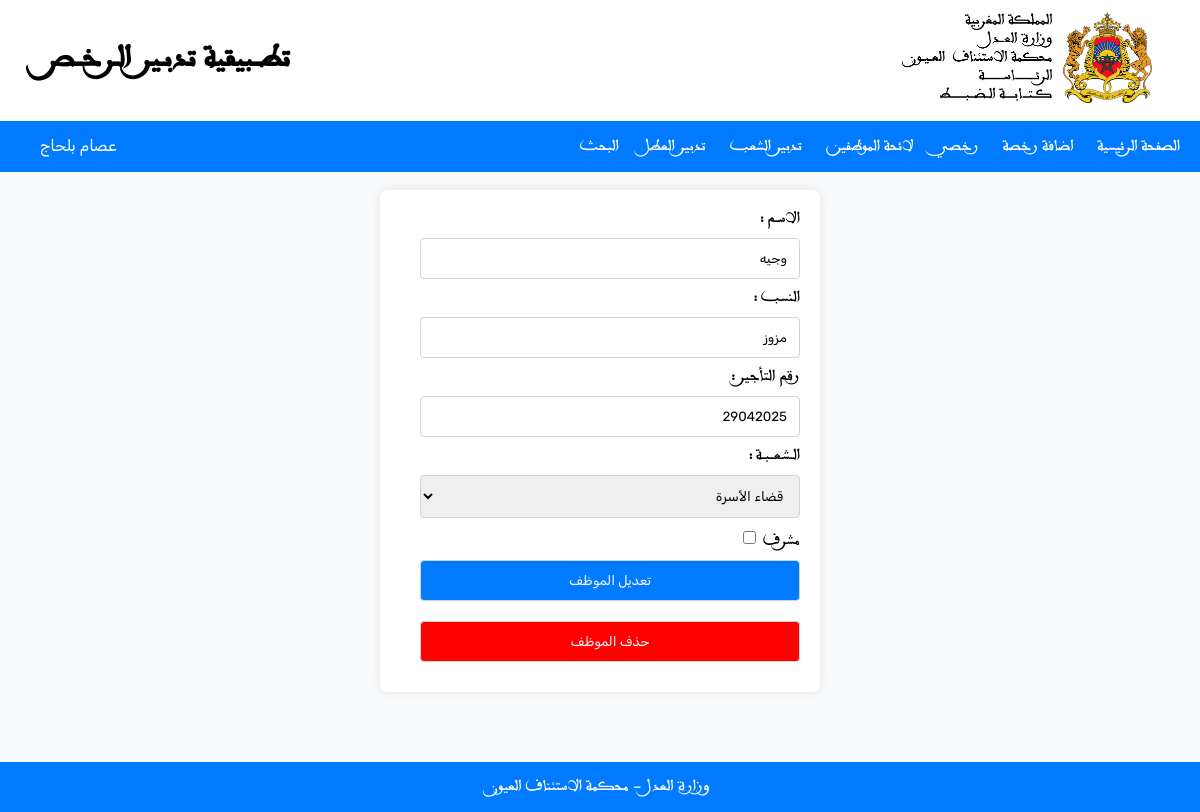
/edit_employee/8 (signed in), run on an earlier commit of the app's database.
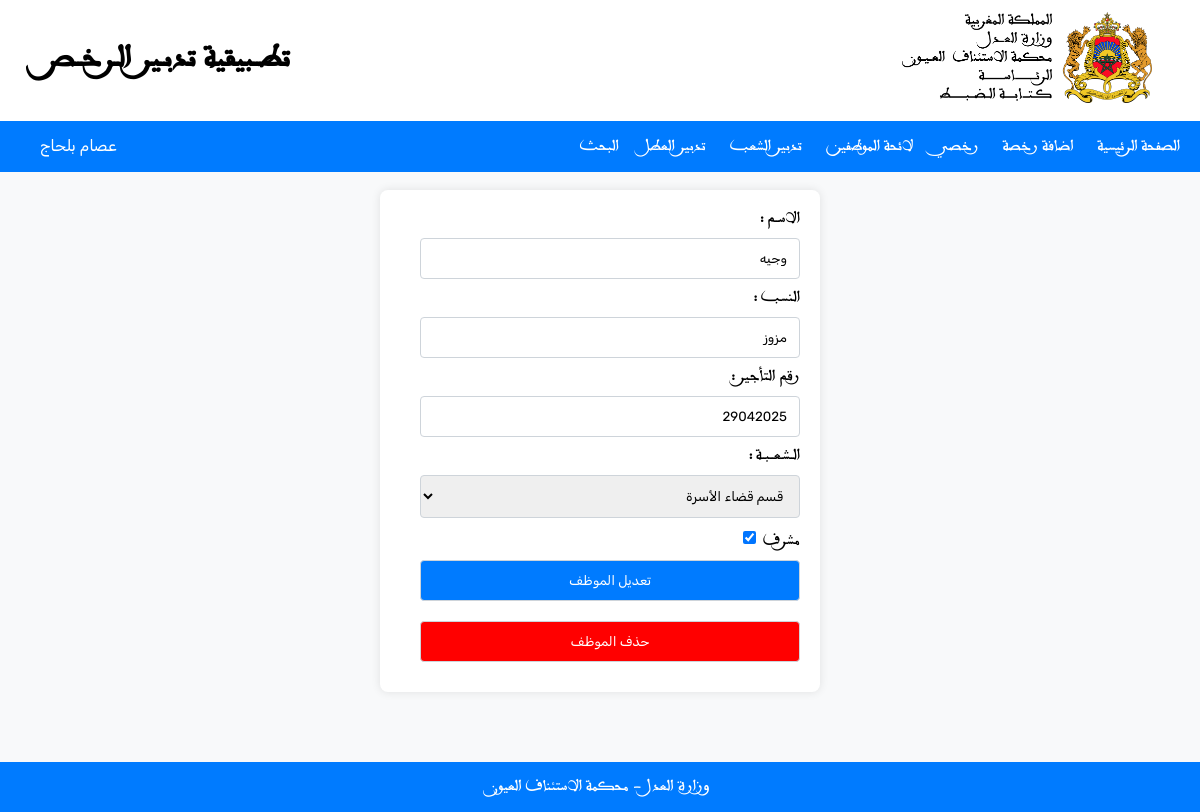
And on a later commit of the database.
### Manager/models.py (models this page shows, shortened)
class Employee(models.Model):
    username = models.OneToOneField(User, null=True, on_delete=models.CASCADE)
    full_name = models.CharField(max_length=100)
    PPR = models.CharField(max_length=100, blank=True, null=True)
    department = models.ForeignKey(Department, on_delete=models.CASCADE)
    isAdmin = models.BooleanField(default=False)

### Manager/views.py (the view, shortened to what this page needs)
# urls.py: path('edit_employee/<int:employee_id>', edit_employee, name='edit_employee'),
@login_required()
def edit_employee(request, employee_id):
    employee = get_object_or_404(Employee, pk=employee_id)
    departments = Department.objects.all()
    return render(request, 'editEmployee.html', {'employee': employee, 'departments': departments})

### Manager/templates/editEmployee.html (shortened to what this page needs)
<!DOCTYPE html>
<html lang="ar" dir="rtl">
    <head>
            {% load static %}
            <link rel="stylesheet" type="text/css" href="{% static 'addEmployee.css' %}">
        </head>
    <body>
        <div class="header">
            <a href="/home">
                <img class="logo" src="{% static 'images\logo.png' %}" alt="Logo">
            </a>
            <h1 class="title">تطــبيقية تدبـير الـرخــص</h1>
        </div>
        <div class="navbar">
        {% if request.user.employee.isAdmin %}
                <ul>
                    <li><a href="/admin_home">الصفحة الرئيسية</a></li>
                    <li><a href="/add_leave"> اضافة رخصة </a></li>
                    <li><a href="/my_leaves"> رخصي </a></li>
                    <li><a href="/all_employees"> لائحة الموظفين </a></li>
                    <li><a href="/add_department"> تدبير الشعب </a></li>
                    <li><a href="/manage_holidays"> تدبير العطل </a></li>
                    <li><a href="/search"> البحث </a> </li>
                </ul>
                <ul>
                    <li class="username">{{ request.user.get_full_name }}</li>
                </ul>
        {% endif %}
        </div>
        <div class="body">
            <main>
                <form method="post" action="{% url 'edit_employee' employee.id %}">
                    <label for='first_name'>الاســم :</label>
                    <input
                        type="text"
                        id='first_name'
                        name='first_name'
                        value="{{ employee.username.first_name }}"
                        readonly
                    />
                    <label for="last_name">النسب : </label>
                    <input
                        type="text"
                        id="last_name"
                        name="last_name"
                        value="{{ employee.username.last_name }}"
                        readonly
                    />
                    <label for="username">رقم التأجير : </label>
                    <input
                        type="text"
                        id="username"
                        name="username"
                        value="{{ employee.username.username }}"
                        readonly
                    />
                    <label for="department">الــشـعـــبــة : </label>
                    <select id="department" name="department" required>
                        {% for department in departments %}
                            <option value="{{ department.id }}">{{ department.name }}</option>
                        {% endfor %}
                    </select>
                    <label for="isAdmin"> مشرف </label>
                    <input type="checkbox" id="isAdmin" name="isAdmin" value="TRUE" {% if employee.isAdmin %} checked {% endif %}>
                    <button type="submit">تعديل الموظف</button>
                    <button type="button" id="deleteBtn" class="delete-button">حذف الموظف</button>
                </form>
            </main>
        </div>
        <div class="footer">
            <p class="copyright">وزارة العدل - محكمة الاستئناف العيون</p>
        </div>
</body>
</html>

What changed in the data, as far as the page shows it:
changed Employee "وجيه": isAdmin "☐" → "☑"
Also different on the page:
form field department: "قضاء الأسرة" → "قسم قضاء الأسرة"
